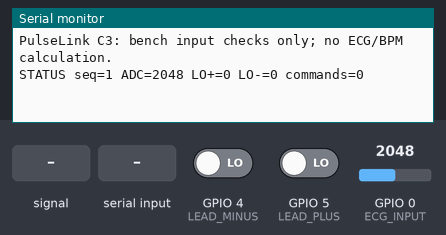
A sketch run on a simulated ESP32-C3. On the bench: the last lines printed to the serial monitor. The inputs (shaded band) are chosen by the test bench; at power-on: GPIO 0 (ECG_INPUT) = 2048, GPIO 4 (LEAD_MINUS) LOW, GPIO 5 (LEAD_PLUS) LOW (analog values on the 0–4095 scale).

Above: at 1.2 s.
1.3 s: GPIO 0 (ECG_INPUT) fed a 200 Hz sine of ±327 counts around its level
At 2.6 s:
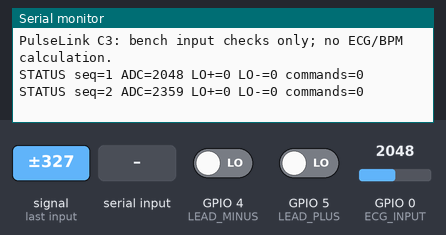
2.8 s: GPIO 0 (ECG_INPUT) set to 2866
At 3.8 s:
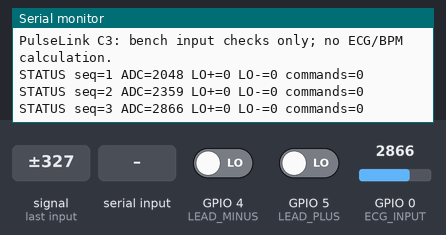
4.3 s: GPIO 4 (LEAD_MINUS) driven HIGH
At 5.6 s:
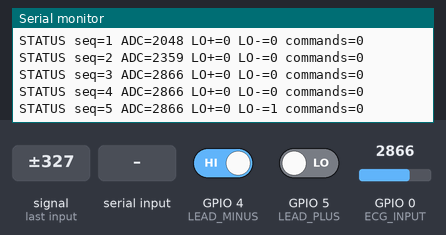
5.8 s: GPIO 5 (LEAD_PLUS) driven HIGH
At 6.5 s:
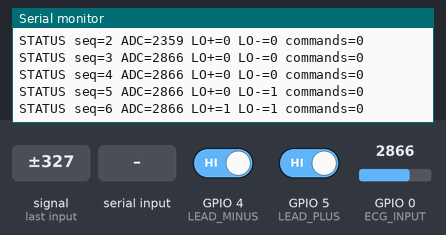
7.3 s: GPIO 0 (ECG_INPUT) fed a 1000 Hz sine of ±1023 counts around its level
At 8.6 s:
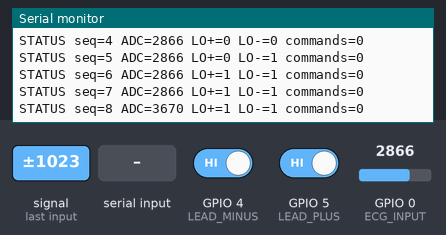
8.8 s: "90,45\n" received over the second serial link
At 9.8 s:
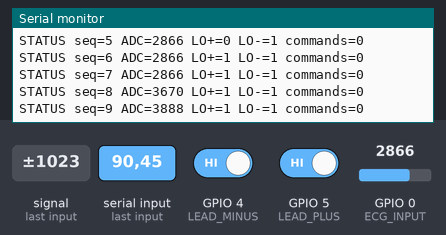
Timing chart, 0 to 11.3 s (numbered marks = the images above; inputs shaded):
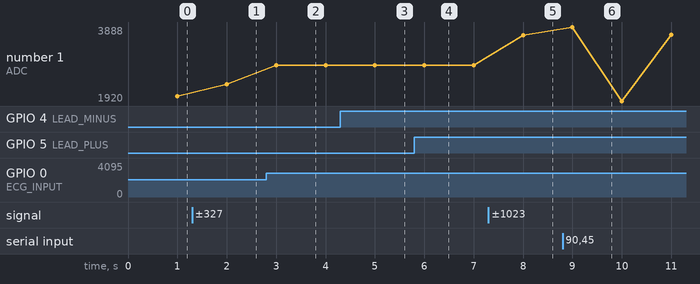

The sketch:

PulseLinkC3Verify.ino
```cpp
// Raw C3 input and UART bench verification; does not record a patient session.
// Build: Arduino ESP32 core 3.3.12, ESP32C3 Dev Module, USB CDC On Boot enabled.
// UART pin routing: https://docs.espressif.com/projects/arduino-esp32/en/latest/api/serial.html
#include <Arduino.h>
#include <stdarg.h>

HardwareSerial screenLink(1);
constexpr int LINK_RX = 6;
constexpr int LINK_TX = 7;
constexpr int ECG_INPUT = 0;
constexpr int LEAD_PLUS = 5;
constexpr int LEAD_MINUS = 4;
constexpr int SENSOR_ENABLE = 3;
char lineBuffer[96];
size_t lineLength = 0;
bool droppingLine = false;
uint32_t statusSequence = 0;
uint32_t lastStatus = 0;
uint32_t commandsReceived = 0;

void debugLog(const char *format, ...) {
  // A closed USB monitor must never stall the board-to-board link.
  char text[112];
  va_list args;
  va_start(args, format);
  const int length = vsnprintf(text, sizeof(text), format, args);
  va_end(args);
  if (length > 0 && length < static_cast<int>(sizeof(text)) && Serial.availableForWrite() >= length) {
    Serial.write(reinterpret_cast<const uint8_t *>(text), length);
  }
}

void receiveCommands() {
  // Bound work so an incoming stream cannot monopolise the main loop.
  for (int budget = 0; budget < 192 && screenLink.available(); ++budget) {
    const char ch = static_cast<char>(screenLink.read());
    if (ch == '\r') continue;
    if (ch == '\n') {
      if (!droppingLine) {
        lineBuffer[lineLength] = '\0';
        unsigned long sequence = 0;
        char extra = 0;
        if (sscanf(lineBuffer, "PL3,CMD,%lu%c", &sequence, &extra) == 1) {
          ++commandsReceived;
          screenLink.printf("PL3,ACK,%lu\n", sequence);
          debugLog("ACK command=%lu total=%lu\n", sequence,
                        static_cast<unsigned long>(commandsReceived));
        }
      }
      lineLength = 0;
      droppingLine = false;
    } else if (!droppingLine) {
      if (lineLength < sizeof(lineBuffer) - 1) lineBuffer[lineLength++] = ch;
      else droppingLine = true;
    }
  }
}

void setup() {
  Serial.begin(115200);
  pinMode(SENSOR_ENABLE, OUTPUT);
  digitalWrite(SENSOR_ENABLE, HIGH);
  // AD8232 lead-off outputs drive these inputs. Do not mask an open wire with a pull-down.
  pinMode(LEAD_PLUS, INPUT);
  pinMode(LEAD_MINUS, INPUT);
  analogReadResolution(12);
  analogSetPinAttenuation(ECG_INPUT, ADC_11db);
  screenLink.begin(115200, SERIAL_8N1, LINK_RX, LINK_TX);
  debugLog("PulseLink C3: bench input checks only; no ECG/BPM calculation.\n");
}

void loop() {
  receiveCommands();
  const uint32_t now = millis();
  if (now - lastStatus >= 1000) {
    lastStatus = now;
    const int raw = analogRead(ECG_INPUT);
    const int plus = digitalRead(LEAD_PLUS);
    const int minus = digitalRead(LEAD_MINUS);
    screenLink.printf("PL3,STATUS,%lu,%d,%d,%d\n",
                      static_cast<unsigned long>(++statusSequence), raw, plus, minus);
    debugLog("STATUS seq=%lu ADC=%d LO+=%d LO-=%d commands=%lu\n",
                  static_cast<unsigned long>(statusSequence), raw, plus, minus,
                  static_cast<unsigned long>(commandsReceived));
  }
  delay(1);
}
```

Measured:
- after the input at 1.3 s, the serial monitor: prints a new line after 0.70 s (image 1)
- after the input at 2.8 s, the serial monitor: prints a new line after 0.20 s (image 2)
- after the input at 4.3 s, the serial monitor: prints a new line after 0.70 s (image 3)
- after the input at 5.8 s, the serial monitor: prints a new line after 0.20 s (image 4)
- after the input at 7.3 s, the serial monitor: prints a new line after 0.70 s (image 5)
- after the input at 8.8 s, the serial monitor: prints a new line after 0.20 s (image 6)
- plotted number 1: 2048 → 2359 after the input at 1.3 s, 2359 → 2866 after the input at 2.8 s, 2866 → 3670 after the input at 7.3 s, 3670 → 3678 after the input at 8.8 s
